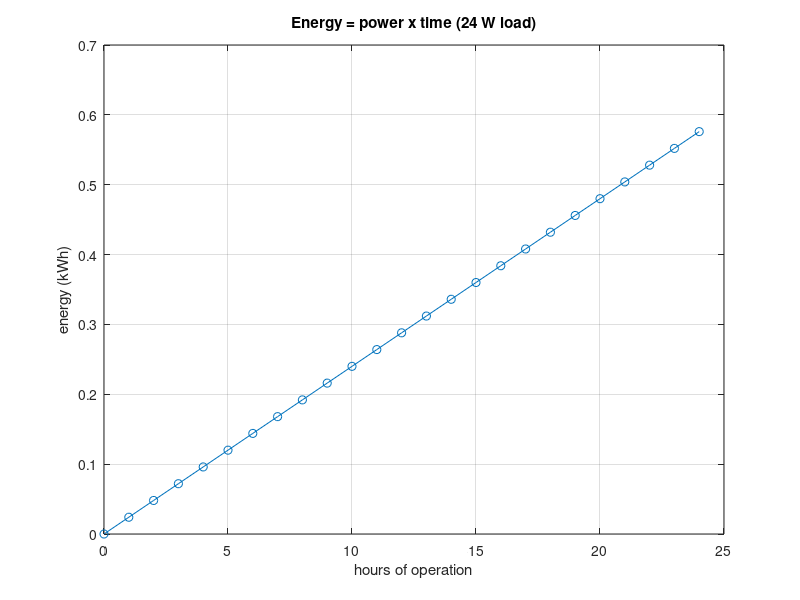

Write MATLAB code to recreate this figure.
% Circuits 1 — Circuit Analysis: An Overview
%title: The Four Circuit Variables
%ar-title: متغيرات الدائرة الأربعة
%lesson: c1-variables-1
%course: circuits-1

%% A circuit model in numbers
%ar: نموذج الدائرة: مصدر يعطي الطاقة ومقاومة تمثل الحمل. نحسب المتغيرات الأربعة: التيار والجهد والقدرة والطاقة.
V = 12; R = 6; t = 60;          % 12 V source, 6 ohm load, one minute
I = V / R;                       % current (A)
P = V * I;                       % power (W)
W = P * t;                       % energy (J)
fprintf('I = %g A, V = %g V, P = %g W, W = %g J\n', I, V, P, W)
%check: I == 2 && P == 24 && W == 1440

%% Classify the elements
%ar: نصنّف عناصر الدائرة كما في المحاضرة: مصدر، أو خامل غير مفاعل (R)، أو مفاعل (L و C).
names = {'battery', 'resistor', 'capacitor', 'inductor'};
kind  = {'source', 'passive, non-reactive', 'reactive (stores energy)', 'reactive (stores energy)'};
for k = 1:numel(names)
    fprintf('%-10s : %s\n', names{k}, kind{k})
end

%%! Project idea: energy over a day
%ar: مشروع: نفس الحمل يعمل ساعات مختلفة. نرسم الطاقة بالكيلوواط ساعة مقابل عدد الساعات: الطاقة = القدرة × الزمن.
h = 0:24;
E_kWh = P * h / 1000;
plot(h, E_kWh, '-o'); grid on; xlabel('hours of operation'); ylabel('energy (kWh)'); title('Energy = power x time (24 W load)')
fprintf('energy after 24 h = %.3f kWh\n', E_kWh(end))
%check: abs(E_kWh(end) - 0.576) < 1e-12
